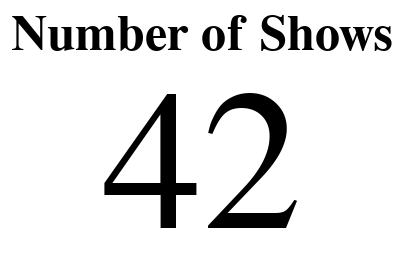

Source (notebook cell):
### Code cell
def create_stat1(current_df):
    """
    """
    df_num_shows = pd.DataFrame([current_df['show_filename_prefix'].unique().shape[0]],columns=["Number of Shows"])
    num_shows_text = alt.Chart(df_num_shows).mark_text(baseline="middle").encode(
        text="Number of Shows:Q",
    ).properties(
        title="Number of Shows",  # Add a title
    ).configure_text(
        fontSize=100,  # Adjust the font size
        font='Arial',  # Set the font type
    ).configure_title(
        fontSize=25,  # Adjust the title font size
        font='Arial',  # Set the title font type
    ).configure_view(
        stroke='transparent',  # Set the background color
    )
    return num_shows_text

#create_stat1(pub_df).to_dict()
create_stat1(pub_df)

### Figure 1 — Vega-Lite specification as saved in the notebook (floating-point values rounded to 4 significant figures)
{"config": {"view": {"continuousWidth": 300, "continuousHeight": 300, "stroke": "transparent"}, "text": {"font": "Arial", "fontSize": 100}, "title": {"font": "Arial", "fontSize": 25}}, "data": {"name": "data-3fdca066e8a12122fee29b42921b03b2"}, "mark": {"type": "text", "baseline": "middle"}, "encoding": {"text": {"field": "Number of Shows", "type": "quantitative"}}, "title": "Number of Shows", "$schema": "https://vega.github.io/schema/vega-lite/v5.15.1.json", "datasets": {"data-3fdca066e8a12122fee29b42921b03b2": [{"Number of Shows": 42}]}}
